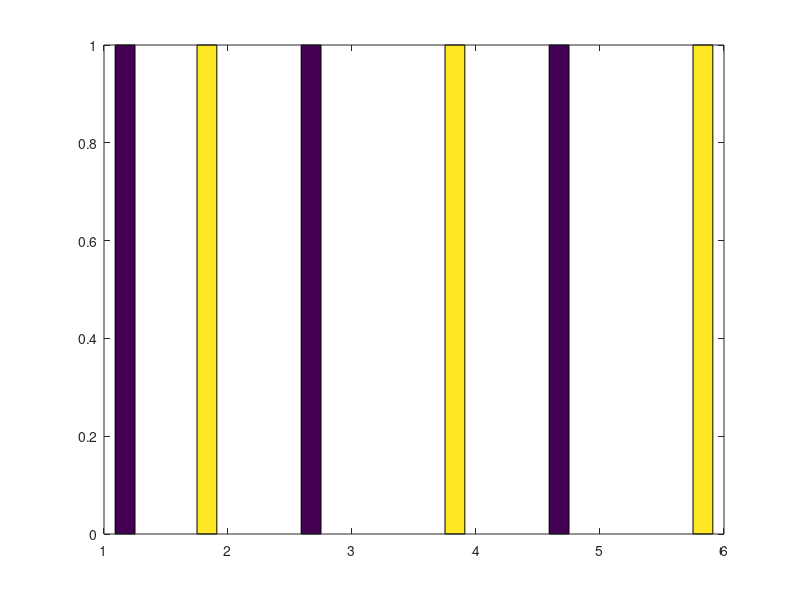

This figure's MATLAB source:
% MATRIX EXAMPLE
A = [1 2; 3 4; 5 6]
B = ones(2,3) % creazione di una matrice di valori 1 di dimensione 2 * 3
C = zeros(2, 3) % creazione di una matrice di valori 0 di dimensione 2 * 3
D = rand(2, 3) % creazione di una matrice di valori randomici di dimensione 2 * 3

% VISUALIZZAZIONE DATI
hist(A)